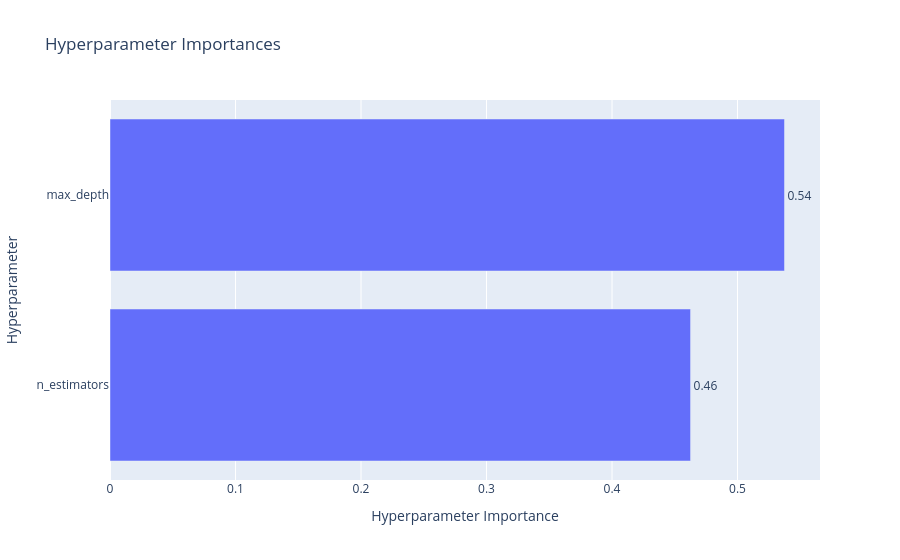

Notebook source saved alongside this figure:
### Code cell
#5 Hyparameter Importance
plot_param_importances(study).show()

### Figure 1 — Plotly figure (JSON) as saved in the notebook; plotly's stock layout.template omitted (floating-point values rounded to 4 significant figures)
{"data": [{"cliponaxis": false, "hovertemplate": ["n_estimators (IntDistribution): 0.46257007227974<extra></extra>", "max_depth (IntDistribution): 0.53742992772026<extra></extra>"], "name": "Objective Value", "orientation": "h", "text": ["0.46", "0.54"], "textposition": "outside", "type": "bar", "x": [0.4626, 0.5374], "y": ["n_estimators", "max_depth"]}], "layout": {"title": {"text": "Hyperparameter Importances"}, "xaxis": {"title": {"text": "Hyperparameter Importance"}}, "yaxis": {"title": {"text": "Hyperparameter"}}}}
